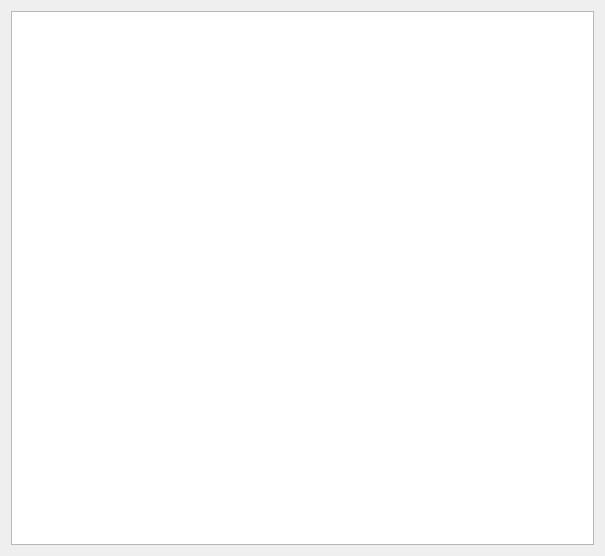
<?xml version="1.0" encoding="UTF-8"?>
<ui version="4.0">
 <class>Form</class>
 <widget class="QWidget" name="Form">
  <property name="geometry">
   <rect>
    <x>0</x>
    <y>0</y>
    <width>605</width>
    <height>556</height>
   </rect>
  </property>
  <property name="windowTitle">
   <string>Form</string>
  </property>
  <layout class="QVBoxLayout" name="verticalLayout">
   <item>
    <widget class="PyDMTemplateRepeater" name="PyDMTemplateRepeater">
     <property name="toolTip">
      <string/>
     </property>
     <property name="styleSheet">
      <string notr="true"/>
     </property>
     <property name="alternatingRowColors">
      <bool>false</bool>
     </property>
     <property name="flow">
      <enum>QListView::LeftToRight</enum>
     </property>
     <property name="isWrapping" stdset="0">
      <bool>true</bool>
     </property>
     <property name="resizeMode">
      <enum>QListView::Adjust</enum>
     </property>
     <property name="gridSize">
      <size>
       <width>250</width>
       <height>160</height>
      </size>
     </property>
     <property name="uniformItemSizes">
      <bool>false</bool>
     </property>
     <property name="countShownInDesigner" stdset="0">
      <number>5</number>
     </property>
     <property name="templateFilename" stdset="0">
      <string>mag_block_template.ui</string>
     </property>
     <property name="dataSource" stdset="0">
      <string>xcor_list_small.json</string>
     </property>
     <item/>
     <item/>
     <item/>
     <item/>
     <item/>
    </widget>
   </item>
  </layout>
 </widget>
 <customwidgets>
  <customwidget>
   <class>PyDMTemplateRepeater</class>
   <extends>QListWidget</extends>
   <header>pydm.widgets.template_repeater</header>
  </customwidget>
 </customwidgets>
 <resources/>
 <connections/>
</ui>
